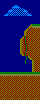

This game map was drawn from its Tiled (.tmx) file and the tilesets committed beside it. A one-line description and the full map source follow:
An orthogonal 10x25 tile map with 4x4 px tiles, 1 tile layer (Capa de Patrones 1).

<map version="1.0" tiledversion="1.0.2" orientation="orthogonal" renderorder="right-down" width="10" height="25" tilewidth="4" tileheight="4" nextobjectid="1">
 <tileset firstgid="1" source="tilesetJungle.tsx" />
 <layer name="Capa de Patrones 1" width="10" height="25">
  <data encoding="csv">
12,12,12,12,12,12,12,12,12,12,
12,12,12,15,16,12,12,12,12,12,
12,12,15,11,11,11,16,12,12,12,
12,15,11,11,11,11,11,16,12,12,
12,12,12,12,12,12,12,12,12,12,
12,12,12,12,12,12,12,12,12,12,
12,12,12,12,12,12,12,7,4,4,
12,12,12,12,12,12,7,3,3,3,
12,12,12,12,12,12,5,3,3,3,
12,12,12,12,12,7,14,3,3,3,
12,12,12,12,12,5,14,3,3,3,
12,12,12,12,12,5,13,3,3,3,
12,12,12,12,12,5,13,3,3,3,
12,12,12,12,12,2,14,3,3,3,
12,12,12,12,12,12,10,2,3,3,
12,12,12,12,12,12,9,12,5,3,
12,12,12,12,12,12,12,12,5,3,
12,12,12,12,12,12,12,12,5,3,
4,4,4,4,4,4,4,4,4,4,
3,3,3,3,3,3,3,3,3,3,
3,3,3,3,3,3,3,3,3,3,
3,3,3,3,3,3,3,3,3,3,
3,3,3,3,3,3,3,3,3,3,
3,3,3,3,3,3,3,3,3,3,
3,3,3,3,3,3,3,3,3,3
</data>
 </layer>
</map>
